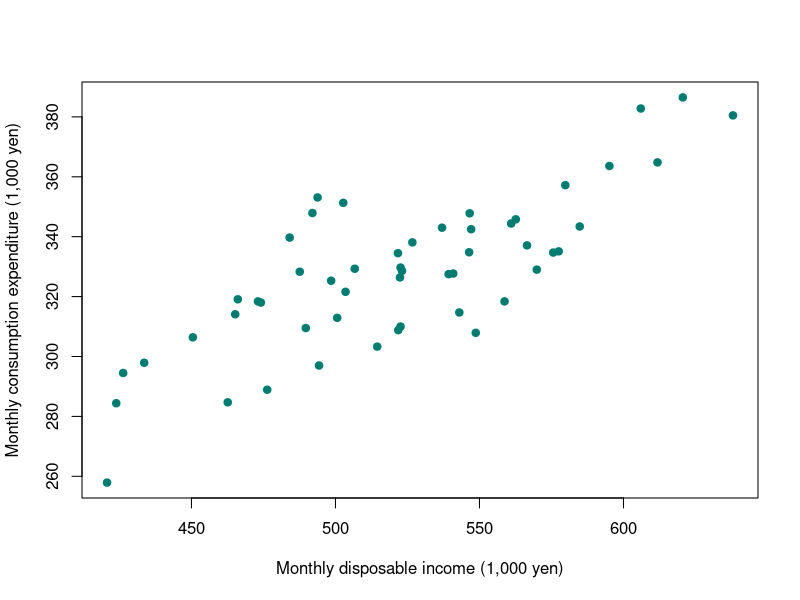
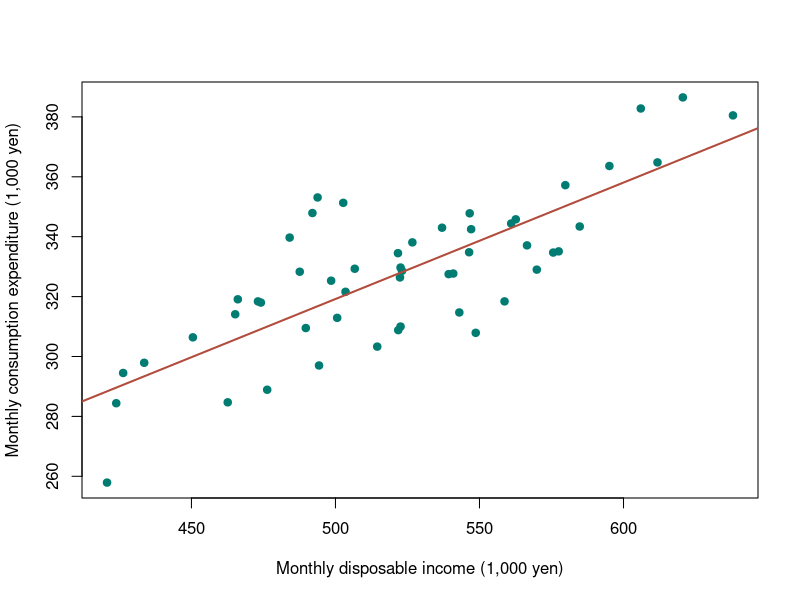

The R script that drew these images, in order:
# 第5回：計量経済分析の流れと単回帰分析
# zemi.Rprojを開き、data/data_lesson05.csvを準備する。
# Projectを作業ディレクトリとして、上から順に実行する。
# R標準機能のみ使用。
# データ：2024年家計調査、二人以上の世帯のうち勤労者世帯、52都市。
# 1行は1都市。金額は1世帯当たり1か月間の都市別平均（千円）。
# incomeは可処分所得、consumptionは消費支出。food（食料支出）は今回は使わない。
# city_codeは文字列として扱う。都市平均の関係と個々の世帯の関係を区別する。
# 出典：総務省統計局・e-Stat「家計調査」
# https://www.e-stat.go.jp/stat-search/files?stat_infid=000040247064

# 1. データの読み込みと確認
kakei <- read.csv(
  "data/data_lesson05.csv",
  fileEncoding = "UTF-8",
  colClasses = c(city_code = "character")  # colClasses は指定した列の型を固定する。ここでは都市コードを文字列にする。
)
print(head(kakei))
print(nrow(kakei))
print(colSums(is.na(kakei[c("income", "consumption")])))
print(range(kakei$income))  # range() は最小値と最大値をまとめて返す。
# summary() は各列の最小値・中央値・平均などの要約を表示する。
print(summary(kakei[c("income", "consumption")]))

# 2. 予備的分析：所得と消費支出の散布図と相関係数
plot(
  x = kakei$income,
  y = kakei$consumption,
  xlab = "Monthly disposable income (1,000 yen)",
  ylab = "Monthly consumption expenditure (1,000 yen)",
  pch = 19,
  col = "#007c73"
)

# 相関係数：約0.789。線形の関係の方向と強さを表し、回帰係数とは異なる。
print(cor(kakei$income, kakei$consumption))  # cor() は2変数の相関係数を求める。

# 3. 単回帰モデルの推定
# lm() は回帰モデルを最小二乗法で推定する。式は「被説明変数 ~ 説明変数」。
model <- lm(consumption ~ income, data = kakei)
print(coef(model))  # coef() は推定した回帰係数を取り出す。

# 散布図に推定した回帰直線を追加
plot(
  x = kakei$income,
  y = kakei$consumption,
  xlab = "Monthly disposable income (1,000 yen)",
  ylab = "Monthly consumption expenditure (1,000 yen)",
  pch = 19,
  col = "#007c73"
)
# abline() にモデルを渡すと回帰直線を追加する。lwd は線の太さ。
abline(model, col = "#b24c3d", lwd = 2)

# 4. 所得の係数の仮説検定（H0: b = 0、H1: b != 0、両側、有意水準5%）
# Estimate / Std. Error がt値、Pr(>|t|)が両側p値。
# 回帰モデルのsummary() は係数・標準誤差・t値・p値などを表示する。
print(summary(model))
# Coefficients表のincome行から、係数・標準誤差・t値・p値を読む。
# pは約3.85e-12 < 0.05。帰無仮説を棄却し、係数の推定値は正。
# 結論はモデルと通常のt検定の前提に依存し、因果効果を示すものではない。

# 5. モデルの当てはまり（決定係数R^2）
print(summary(model)$r.squared)  # $r.squared で決定係数を取り出す。
# 約0.622：消費支出のばらつきの約62.2%を回帰直線が説明する。

# 6. 所得の都市平均が500千円のときの消費支出を予測
# predict() は予測値を求める。newdata に予測したい条件のデータを渡す。
print(predict(model, newdata = data.frame(income = 500)))
